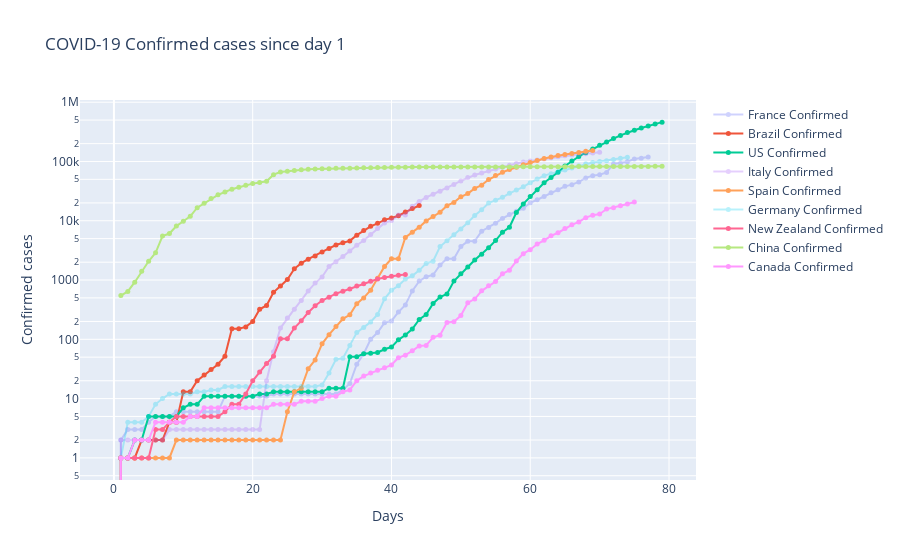

This figure's notebook cell:
### Code cell
figcc = go.Figure(series)
figcc.update_layout(title_text='COVID-19 Confirmed cases since day 1')
figcc.update_xaxes(title_text='Days')
figcc.update_yaxes(title_text='Confirmed cases', type='log')
figcc.show()
